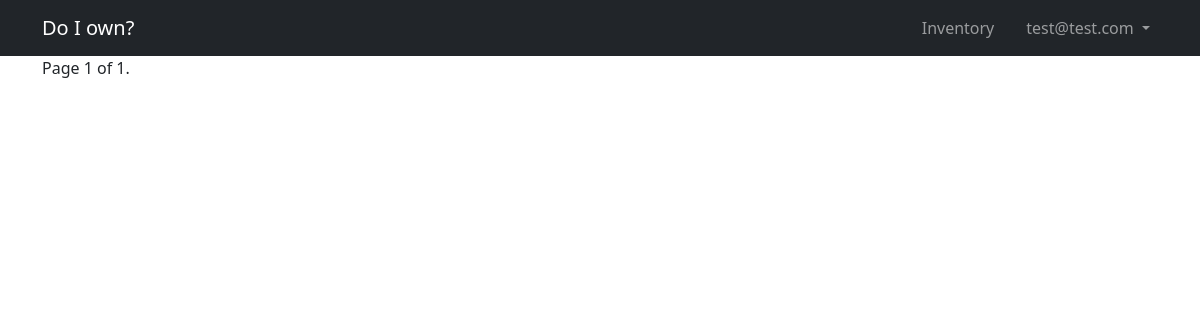
Before: /inventory (signed in) with the older database file.
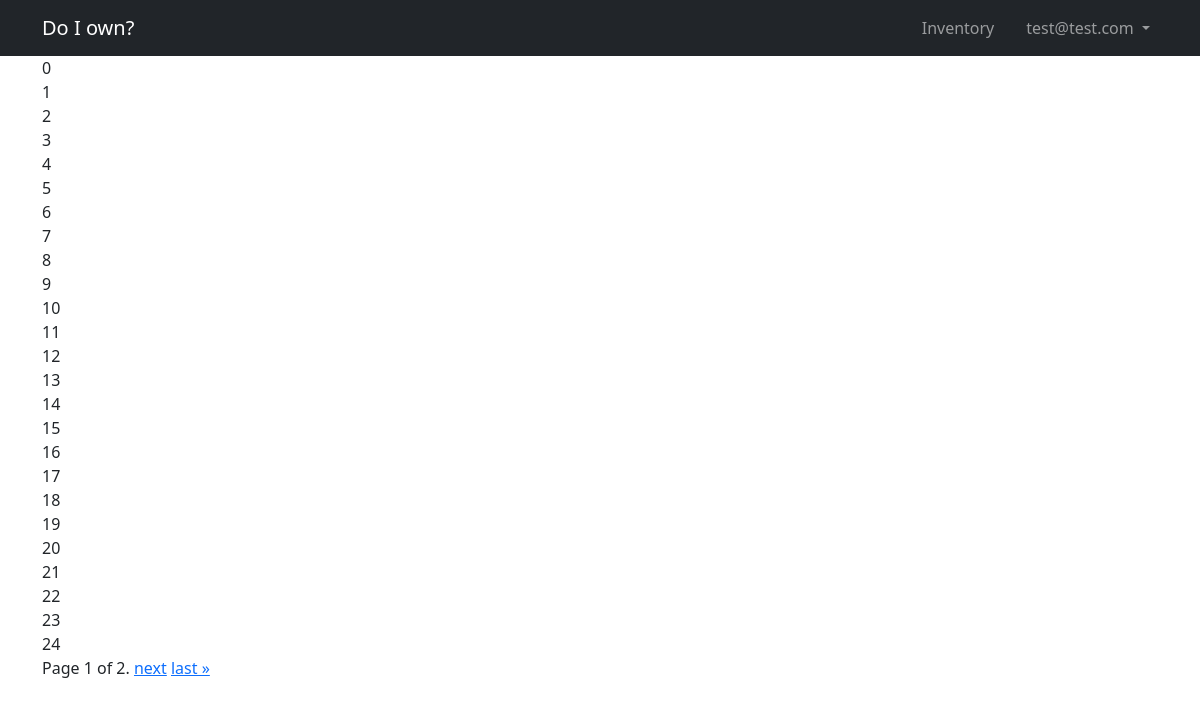
After: the same page with the newer database file.
### accounts/models.py (models this page shows, shortened)
class EmailUser(AbstractUser):
    username = None
    email = models.EmailField(_('email address'), unique=True)
    USERNAME_FIELD = 'email'
    REQUIRED_FIELDS = []
    objects = EmailUserManager()

### inventory/models.py (models this page shows)
class Item(models.Model):
    user = models.ForeignKey(User,
        on_delete=models.CASCADE,
        related_name='items'
    )
    name = models.CharField(max_length=100)
    upc = models.CharField(max_length=12, null=True)
    tags = TaggableManager()

### inventory/views.py (the view)
# urls.py: path('inventory', ItemListView.as_view(), name='inventory')
class ItemListView(ListView):
    model = Item
    paginate_by = 25
    def get_queryset(self):
        queryset = Item.objects.filter(user=self.request.user)
        return queryset

### templates/inventory/item_list.html (shortened to what this page needs)
{% extends "base.html" %}
{% block content %}
  {% for item in page_obj %}
    {{ item.name }}<br>
{% endfor %}
<div class="pagination">
    <span class="step-links">
        <span class="current">
            Page {{ page_obj.number }} of {{ page_obj.paginator.num_pages }}.
        </span>
        {% if page_obj.has_next %}
            <a href="?page={{ page_obj.next_page_number }}">next</a>
            <a href="?page={{ page_obj.paginator.num_pages }}">last &raquo;</a>
        {% endif %}
    </span>
</div>
{% endblock content %}

### templates/base.html (shortened to what this page needs)
{% load static %}
<!DOCTYPE html>
<html>
<head>
  <link href="https://cdn.jsdelivr.net/npm/bootstrap@5.0.0-beta2/dist/css/bootstrap.min.css" rel="stylesheet">
</head>
<body>
  {% block body %}
    {% include "nav.html" %}
    <div class="container">
      {% block content %}
      {% endblock content %}
    </div>
  {% endblock body %}
</body>
</html>

### templates/nav.html (shortened to what this page needs)
<nav class="navbar navbar-expand-sm navbar-dark bg-dark">
  <div class="container">
    <a class="navbar-brand" href="/">Do I own?</a>
    <div class="collapse navbar-collapse" id="navbarNavDropdown">
      <ul class="navbar-nav ms-auto">
        {% if user.is_authenticated %}
          <li class="nav-item px-3">
            <a class="nav-link" href="{% url 'inventory' %}">Inventory</a>
          </li>
          <li class="nav-item dropdown">
            <a class="nav-link dropdown-toggle" href="#" id="navbarDropdownMenuLink" role="button" data-bs-toggle="dropdown" aria-expanded="false">
              {{ user.email }}
            </a>
          </li>
        {% endif %}
      </ul>
    </div>
  </div>
</nav>

Changed rows visible on the page:
added Item: name "0"
added Item: name "1"
added Item: name "2"
added Item: name "3"
added Item: name "4"
added Item: name "5"
added Item: name "6"
added Item: name "7"
added Item: name "8"
added Item: name "9"
added Item: name "10"
added Item: name "11"
added Item: name "12"
added Item: name "13"
added Item: name "14"
added Item: name "15"
added Item: name "16"
added Item: name "17"
added Item: name "18"
added Item: name "19"
added Item: name "20"
added Item: name "21"
added Item: name "22"
added Item: name "23"
added Item: name "24"
Other visible differences:
{{ page_obj.paginator.num_pages }}: "1" → "2"
text now shown: "next last »"
